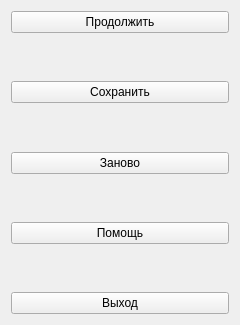
<?xml version="1.0" encoding="UTF-8"?>
<ui version="4.0">
 <class>MenuWidget</class>
 <widget class="QWidget" name="MenuWidget">
  <property name="geometry">
   <rect>
    <x>0</x>
    <y>0</y>
    <width>240</width>
    <height>325</height>
   </rect>
  </property>
  <property name="windowTitle">
   <string>Form</string>
  </property>
  <layout class="QGridLayout" name="gridLayout">
   <item row="0" column="0">
    <layout class="QVBoxLayout" name="verticalLayout">
     <item>
      <widget class="QPushButton" name="continueButton">
       <property name="text">
        <string>Продолжить</string>
       </property>
      </widget>
     </item>
     <item>
      <spacer name="verticalSpacer">
       <property name="orientation">
        <enum>Qt::Vertical</enum>
       </property>
       <property name="sizeHint" stdset="0">
        <size>
         <width>20</width>
         <height>40</height>
        </size>
       </property>
      </spacer>
     </item>
     <item>
      <widget class="QPushButton" name="saveButton">
       <property name="text">
        <string>Сохранить</string>
       </property>
      </widget>
     </item>
     <item>
      <spacer name="verticalSpacer_2">
       <property name="orientation">
        <enum>Qt::Vertical</enum>
       </property>
       <property name="sizeHint" stdset="0">
        <size>
         <width>20</width>
         <height>40</height>
        </size>
       </property>
      </spacer>
     </item>
     <item>
      <widget class="QPushButton" name="pushButton_5">
       <property name="text">
        <string>Заново</string>
       </property>
      </widget>
     </item>
     <item>
      <spacer name="verticalSpacer_3">
       <property name="orientation">
        <enum>Qt::Vertical</enum>
       </property>
       <property name="sizeHint" stdset="0">
        <size>
         <width>20</width>
         <height>40</height>
        </size>
       </property>
      </spacer>
     </item>
     <item>
      <widget class="QPushButton" name="helpButton">
       <property name="text">
        <string>Помощь</string>
       </property>
      </widget>
     </item>
     <item>
      <spacer name="verticalSpacer_4">
       <property name="orientation">
        <enum>Qt::Vertical</enum>
       </property>
       <property name="sizeHint" stdset="0">
        <size>
         <width>20</width>
         <height>40</height>
        </size>
       </property>
      </spacer>
     </item>
     <item>
      <widget class="QPushButton" name="exitButton">
       <property name="text">
        <string>Выход</string>
       </property>
      </widget>
     </item>
    </layout>
   </item>
  </layout>
 </widget>
 <resources/>
 <connections/>
</ui>
